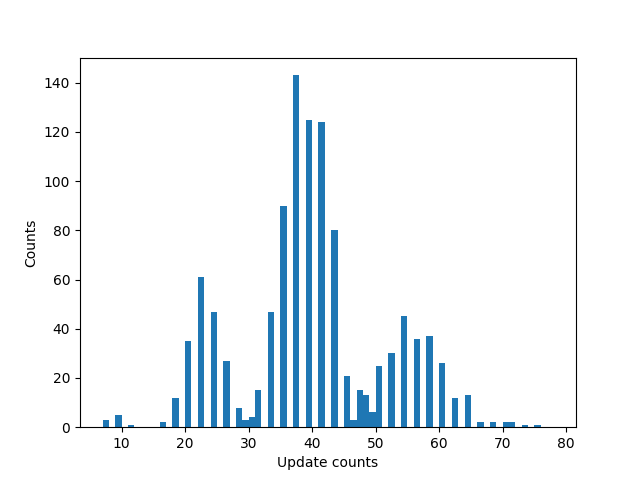

Here is the Python script that generated this plot:
import readfile
import sys
import numpy as np
import random
import matplotlib.pyplot as plt
def sign(s):
	return -1 if s<=0 else 1

def PLA(X, Y):
	w = np.zeros(5)
	shuffle_indices = np.arange(X.shape[0])
	np.random.shuffle(shuffle_indices)
	X, Y = X[shuffle_indices], Y[shuffle_indices]
	steps, updates, correct_steps = 0, 0, 0
	while(correct_steps < X.shape[0]):
		out = np.dot(X[steps], w) # <=0 wrong  >0 correct
		if sign(out) != Y[steps]: #wrong
			w += Y[steps]*X[steps]
			correct_steps = 0
			updates += 1
		else: #correct
			correct_steps += 1
		steps = (steps + 1) % X.shape[0]
	return w, updates

def main():
	fname = sys.argv[1]
	X, Y = readfile.readfile(fname)
	X, Y = np.array(X), np.array(Y)
	times = []
	np.random.seed(1208)
	for i in range(1126):
		w, updates = PLA(X, Y)
		times.append(updates)
		print(w, updates)
	print('average update steps : {}'.format(np.average(times)))
	plt.hist(np.array(times), bins=range(min(times), max(times),1))
	plt.xlabel('Update counts')
	plt.ylabel('Counts')
	plt.savefig('hw1_7.png')

if __name__ == '__main__':
	main()

